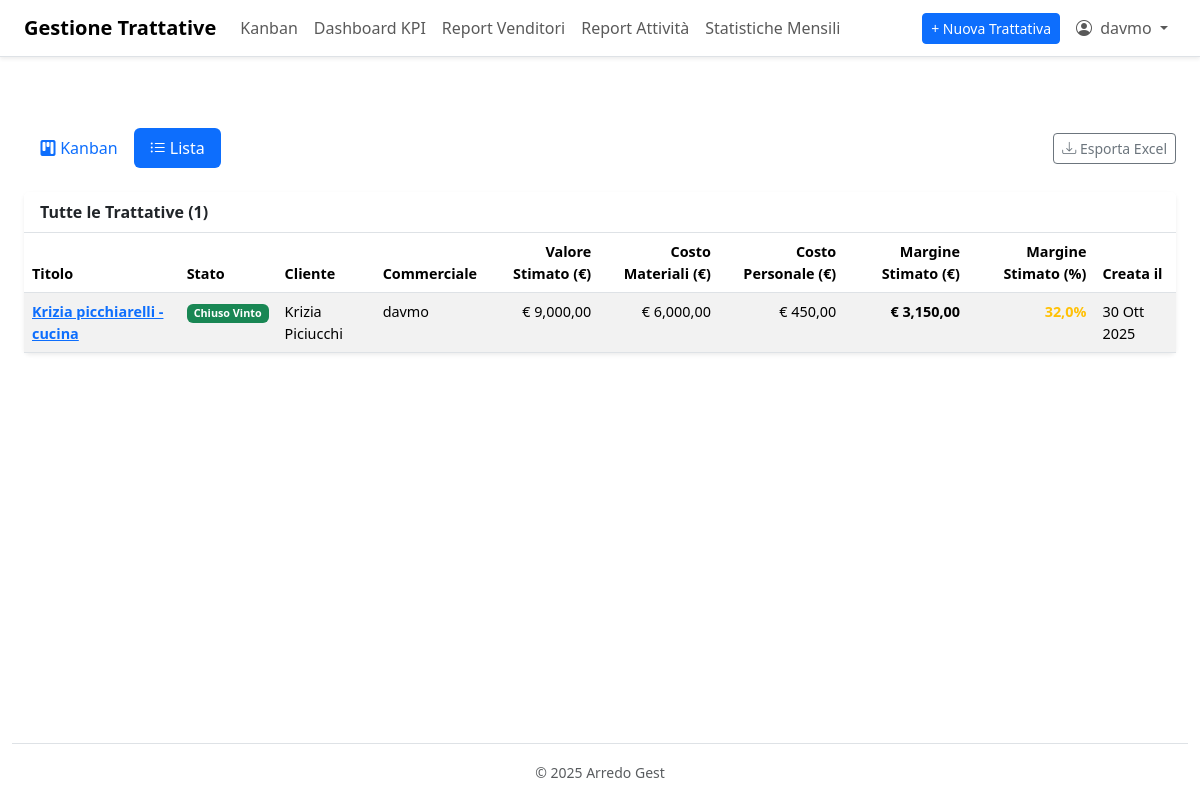
/lista/ (signed in), run on the app's committed database.
### gestione/models.py (models this page shows, shortened)
class Trattativa(models.Model):
    STATO_LEAD = 'LEAD'
    STATO_APPUNTAMENTO = 'APPUNTAMENTO'
    STATO_PROGETTAZIONE = 'PROGETTAZIONE'
    STATO_PREVENTIVO = 'PREVENTIVO'
    STATO_CONSEGNA = 'IN_CONSEGNA'
    STATO_MONTAGGIO = 'IN_MONTAGGIO'
    STATO_VINTO = 'VINTO'
    STATO_PERSO = 'PERSO'
    STATI_KANBAN_CHOICES = [
        (STATO_LEAD, '1. Lead/Contatto'),
        (STATO_APPUNTAMENTO, '2. Appuntamento Fissato'),
        (STATO_PROGETTAZIONE, '3. Progettazione'),
        (STATO_PREVENTIVO, '4. Preventivo Inviato'),
        (STATO_CONSEGNA, '5. In Consegna'),
        (STATO_MONTAGGIO, '6. In Montaggio'),
        (STATO_VINTO, '7. Chiuso Vinto'),
        (STATO_PERSO, '8. Chiuso Perso'),
    ]
    titolo = models.CharField(max_length=255, verbose_name="Titolo Trattativa")
    cliente_nome = models.CharField(max_length=150, verbose_name="Nome Cliente")
    cliente_contatto = models.CharField(max_length=150, blank=True, null=True, verbose_name="Email/Telefono Cliente")
    valore_stimato = models.DecimalField(
        max_digits=10, decimal_places=2, default=0,
        verbose_name="Valore Prodotto Stimato (€)",
        help_text="Valore di vendita stimato del prodotto principale (es. Cucina)"
    )
    costo_materiali_stimato = models.DecimalField(
        max_digits=10, decimal_places=2, default=0,
        verbose_name="Costo Prodotto Stimato (€)",
        help_text="Costo di acquisto del prodotto principale (COGS)"
    )
    stato = models.CharField(max_length=20, choices=STATI_KANBAN_CHOICES, default=STATO_LEAD, verbose_name="Stato Avanzamento")
    commerciale = models.ForeignKey(settings.AUTH_USER_MODEL, on_delete=models.SET_NULL, null=True, blank=True, verbose_name="Commerciale Assegnato", related_name="trattative")
    data_creazione = models.DateTimeField(auto_now_add=True)
    data_ultimo_aggiornamento = models.DateTimeField(auto_now=True)
    vendita_collegata = models.OneToOneField(Vendita, on_delete=models.SET_NULL, null=True, blank=True, verbose_name="Vendita Collegata (se vinta)", related_name="trattativa_vinta")
    class Meta:
        verbose_name = "Trattativa"
        verbose_name_plural = "Trattative"
        ordering = ['data_ultimo_aggiornamento']

### gestione/views.py (the view)
# urls.py: path('lista/', views.trattativa_lista, name='trattativa_lista'),
@login_required
def trattativa_lista(request):
    trattative_list = get_trattative_annotate().order_by('-data_ultimo_aggiornamento')
    context = {
        'active_page': 'lista', # Per la navbar
        'trattative': trattative_list
    }
    return render(request, 'gestione/trattativa_lista.html', context)

### gestione/templates/gestione/trattativa_lista.html (shortened to what this page needs)
{% extends 'gestione/base.html' %}
{% load bootstrap5 %}
{% load static %}
{% load humanize %}
{% block content %}
<div class="container-fluid pt-4 px-4">
    <div class="d-flex justify-content-between align-items-center mb-4">
        <ul class="nav nav-pills">
            <li class="nav-item">
                <a class="nav-link" href="{% url 'kanban_board' %}"><i class="bi bi-kanban-fill"></i> Kanban</a>
            </li>
            <li class="nav-item">
                <a class="nav-link active" aria-current="page" href="{% url 'trattativa_lista' %}"><i class="bi bi-list-ul"></i> Lista</a>
            </li>
        </ul>
        <div>
            <a href="{% url 'esporta_trattative_excel' %}" class="btn btn-outline-secondary btn-sm"><i class="bi bi-download"></i> Esporta Excel</a>
        </div>
    </div>
    <div class="card">
        <div class="card-header">
            Tutte le Trattative ({{ trattative|length }})
        </div>
        <div class="table-responsive">
            <table class="table table-striped table-hover small mb-0">
                <thead>
                    <tr>
                        <th>Titolo</th>
                        <th>Stato</th>
                        <th>Cliente</th>
                        <th>Commerciale</th>
                        <th class="text-end">Valore Stimato (€)</th>
                        <th class="text-end">Costo Materiali (€)</th>
                        <th class="text-end">Costo Personale (€)</th>
                        <th class="text-end">Margine Stimato (€)</th>
                        <th class="text-end">Margine Stimato (%)</th>
                        <th>Creata il</th>
                    </tr>
                </thead>
                <tbody>
                    {% for t in trattative %}
                    <tr>
                        <td>
                            <a href="{% url 'trattativa_dettaglio' t.id %}">
                                <strong>{{ t.titolo }}</strong>
                            </a>
                        </td>
                        <td>
                            <span class="badge {% if t.stato == 'VINTO' %}bg-success{% elif t.stato == 'PERSO' %}bg-danger{% else %}bg-secondary{% endif %}">
                                {{ t.get_stato_display|cut:"1. "|cut:"2. "|cut:"3. "|cut:"4. "|cut:"5. "|cut:"6. "|cut:"7. "|cut:"8. " }}
                            </span>
                        </td>
                        <td>{{ t.cliente_nome }}</td>
                        <td>{{ t.commerciale.username|default:"-" }}</td>
                        <td class="text-end">€ {{ t.valore_stimato|floatformat:2|intcomma }}</td>
                        <td class="text-end">€ {{ t.costo_materiali_stimato|floatformat:2|intcomma }}</td>
                        <td class="text-end">€ {{ t.costo_personale_totale|floatformat:2|intcomma }}</td>
                        <td class="text-end"><strong>€ {{ t.margine_stimato_euro|floatformat:2|intcomma }}</strong></td>
                        {% if t.margine_stimato_perc < 20 %}
                            <td class="text-end text-danger fw-bold">{{ t.margine_stimato_perc|floatformat:1 }}%</td>
                        {% elif t.margine_stimato_perc < 40 %}
                            <td class="text-end text-warning fw-bold">{{ t.margine_stimato_perc|floatformat:1 }}%</td>
                        {% else %}
                            <td class="text-end text-success fw-bold">{{ t.margine_stimato_perc|floatformat:1 }}%</td>
                        {% endif %}
                        <td>{{ t.data_creazione|date:"d M Y" }}</td>
                    </tr>
                    {% empty %}
                    <tr>
                        <td colspan="10" class="text-center p-4">Nessuna trattativa trovata.</td>
                    </tr>
                    {% endfor %}
                </tbody>
            </table>
        </div>
    </div>
</div>
{% endblock %}

### gestione/templates/gestione/base.html (shortened to what this page needs)
{% load bootstrap5 %}
{% load static %}
<!DOCTYPE html>
<html lang="it">
<head>
    {% bootstrap_css %}
    <link rel="stylesheet" href="https://cdn.jsdelivr.net/npm/bootstrap-icons@1.10.0/font/bootstrap-icons.css">
</head>
<body class="bg-white">
    <nav class="navbar navbar-expand-lg navbar-light bg-white border-bottom fixed-top">
         <div class="container-fluid px-4">
            <a class="navbar-brand" href="{% url 'dashboard' %}"><strong>Gestione Trattative</strong></a>
            <div class="collapse navbar-collapse" id="navbarNav">
                <ul class="navbar-nav">
                    <li class="nav-item">
                        <a class="nav-link {% if active_page == 'kanban' %}active{% endif %}"
                           href="{% url 'kanban_board' %}">Kanban</a>
                    </li>
                    <li class="nav-item">
                        <a class="nav-link {% if active_page == 'dashboard' %}active{% endif %}"
                           href="{% url 'dashboard' %}">Dashboard KPI</a>
                    </li>
                    <li class="nav-item">
                        <a class="nav-link {% if active_page == 'venditori' %}active{% endif %}"
                           href="{% url 'report_venditori' %}">Report Venditori</a>
                    </li>
                    <li class="nav-item">
                        <a class="nav-link {% if active_page == 'report_attivita' %}active{% endif %}"
                           href="{% url 'report_attivita' %}">Report Attività</a>
                    </li>
                     <li class="nav-item">
                        <a class="nav-link {% if active_page == 'statistiche_mensili' %}active{% endif %}"
                           href="{% url 'statistiche_mensili' %}">Statistiche Mensili</a>
                    </li>
                </ul>
                <ul class="navbar-nav ms-auto align-items-center">
                    <li class="nav-item me-2">
                        <a class="btn btn-primary btn-sm"
                           href="{% url 'nuova_trattativa' %}">
                           + Nuova Trattativa
                        </a>
                    </li>
                    <li class="nav-item dropdown">
                        <a class="nav-link dropdown-toggle" href="#" id="navbarDropdown" role="button" data-bs-toggle="dropdown" aria-expanded="false">
                            <i class="bi bi-person-circle me-1"></i> {{ user.username }}
                        </a>
                    </li>
                </ul>
            </div>
        </div>
    </nav>
    <main>
        {% block content %}
        {% endblock %}
    </main>
    <div class="container-fluid">
        <footer class="text-center text-muted mt-5 border-top pt-3 pb-3">
            <small>&copy; {% now "Y" %} Arredo Gest</small>
        </footer>
    </div>
</body>
</html>

### gestione/templates/gestione/base.html (style rules this page uses)
body { background-color: #FFFFFF; font-family: system-ui, -apple-system, "Segoe UI", Roboto, "Helvetica Neue", Arial, "Noto Sans", "Liberation Sans", sans-serif; display: flex; flex-direction: column; min-height: 100vh; padding-top: 5rem; }
.navbar { box-shadow: 0 0.125rem 0.25rem rgba(0, 0, 0, 0.075); }
main { flex-grow: 1; padding-top: 1.5rem; padding-bottom: 3rem; }
.card { border: none; box-shadow: 0 0.125rem 0.25rem rgba(0, 0, 0, 0.075); margin-bottom: 1.5rem; }
.card-header { background-color: #fff; border-bottom: 1px solid #dee2e6; font-weight: 600; }
.table { font-size: 0.9rem; }
footer { flex-shrink: 0; }

### data on the page
Trattativa: titolo "Krizia picchiarelli - cucina", stato "Chiuso Vinto", cliente_nome "Krizia Piciucchi", commerciale.username "davmo", valore_stimato "9,000,00", costo_materiali_stimato "6,000,00", costo_personale_totale "450,00", margine_stimato_euro "3,150,00", margine_stimato_perc "32,0", data_creazione "30 Ott 2025"

### other printed values
{{ user.username }} "davmo"
{{ trattative|length }} "1"
